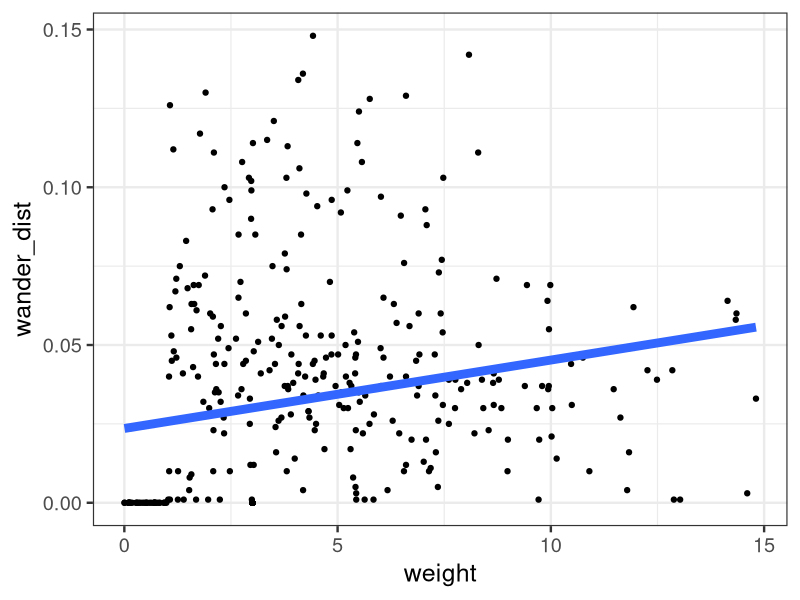

This figure's R source: (Note: this script raises an error after producing the figure.)
## ---- chunk 1
library(MASS)
library(dplyr)
library(ggplot2)
knitr::opts_chunk$set(comment = '', fig.height = 8, fig.width = 10, fig.align = 'center')
## ---- chunk 2

library(dplyr)
library(ggplot2)

cats <- read.csv('data/herding-cats.csv') %>% tbl_df

ggplot(cats, aes(x = weight, y = wander_dist)) + 
  geom_point() + 
  geom_smooth(method = 'lm', formula = y ~ x, se = FALSE, size = 3) + 
  theme_bw(base_size = 18)
## ---- chunk 3
weight_fit <- lm(formula = wander_dist ~ weight, data = cats)
summary(weight_fit)
## ---- chunk 4
wander_fit <- lm(formula = wander_dist ~ weight + age , data = cats)
summary(wander_fit)
## ---- chunk 5
wander_fit <- lm(formula = wander_dist ~ weight + age + fixed, data = cats)
summary(wander_fit)
## ---- chunk 6
wander_fit <- lm(formula = wander_dist ~ weight + age + factor(coat) + sex, data = cats)
summary_fit <- summary(wander_fit)
summary_fit['coefficients']
## ---- chunk 7
wander_fit <- lm(formula = wander_dist ~ weight * age, data = cats)
summary(wander_fit)
## ---- chunk 8
ggplot(cats, aes(x = roamer, y = wander_dist)) + 
  geom_boxplot(width = 0.5)
## ---- chunk 9
roamer_fit <- glm(formula = roamer ~ wander_dist, data = cats, family = binomial )
## ---- chunk 10
glm_summary <- summary(roamer_fit)
glm_summary
## ---- chunk 11
roamer_fit <- glm(formula = roamer ~ wander_dist + weight, data = cats, family = binomial )
summary(roamer_fit)
## ---- chunk 12
ggplot(cats, aes(x = weight, y = wander_dist, color = roamer)) + 
  geom_point(size = 2) +
  geom_smooth(method = 'lm', se = FALSE, size = 3) +
  theme_bw(base_size = 18)

# cats$roamer <- relevel(cats$roamer, ref = 'yes')
roamer_fit <- glm(formula = roamer ~ wander_dist + weight, data = cats, family = binomial )
glm_summary <- summary(roamer_fit)
glm_summary

names(glm_summary)
glm_summary$coefficients
glm_summary$null.deviance
glm_summary$deviance
glm_summary$aic
## ---- chunk 13
new_cats <- data.frame(wander_dist = c(0.15, 0.10, 0.05),
                       weight = c(2, 6, 12))
new_cats

predicted_logit <- predict(object = roamer_fit, newdata = new_cats)
predicted_logit

predicted_probs <- predict(object = roamer_fit, newdata = new_cats, type = 'response')
predicted_probs
## ---- chunk 14
new_cats$predicted_prob <- predicted_probs
new_cats <- new_cats %>% mutate(roamer = ifelse(predicted_prob > 0.5, 'yes', 'no'))

ggplot(cats, aes(x = weight, y = wander_dist, color = roamer, group = roamer)) + 
  geom_point(size = 2) +
  geom_point(data = new_cats, aes(x = weight, y = wander_dist, color = roamer), size = 8) +
  theme_bw(base_size = 18)
## ---- chunk 15
cats <- cats %>% 
  mutate(scale_weight = scale(weight),
         scale_wander = scale(wander_dist),
         scale_age = scale(age))
## ---- chunk 16
cats_cluster <- 
  kmeans(x = cats %>% select(scale_weight, scale_wander, scale_age), 
         centers = 3,
         nstart = 20)
str(cats_cluster)
cats_cluster$centers
## ---- chunk 17
cats$cluster <- factor(cats_cluster$cluster)
cluster_centers <- as.data.frame(cats_cluster$centers)

ggplot(data = cats) + 
  geom_point(aes(x = scale_age, y = scale_weight, color = cluster), size = 4) + 
  geom_point(data = cluster_centers, aes(x = scale_age, y = scale_weight), color = 'black', size  = 8) +
  theme_bw(base_size = 18)

ggplot(data = cats) + 
  geom_point(aes(x = scale_age, y = scale_wander, color = cluster), size = 4) + 
  geom_point(data = cluster_centers, aes(x = scale_age, y = scale_wander), color = 'black', size  = 8) +
  theme_bw(base_size = 18)

ggplot(data = cats) + 
  geom_point(aes(x = scale_weight, y = scale_wander, color = cluster), size = 4) + 
  geom_point(data = cluster_centers, aes(x = scale_weight, y = scale_wander), color = 'black', size  = 8) +
  theme_bw(base_size = 18)
